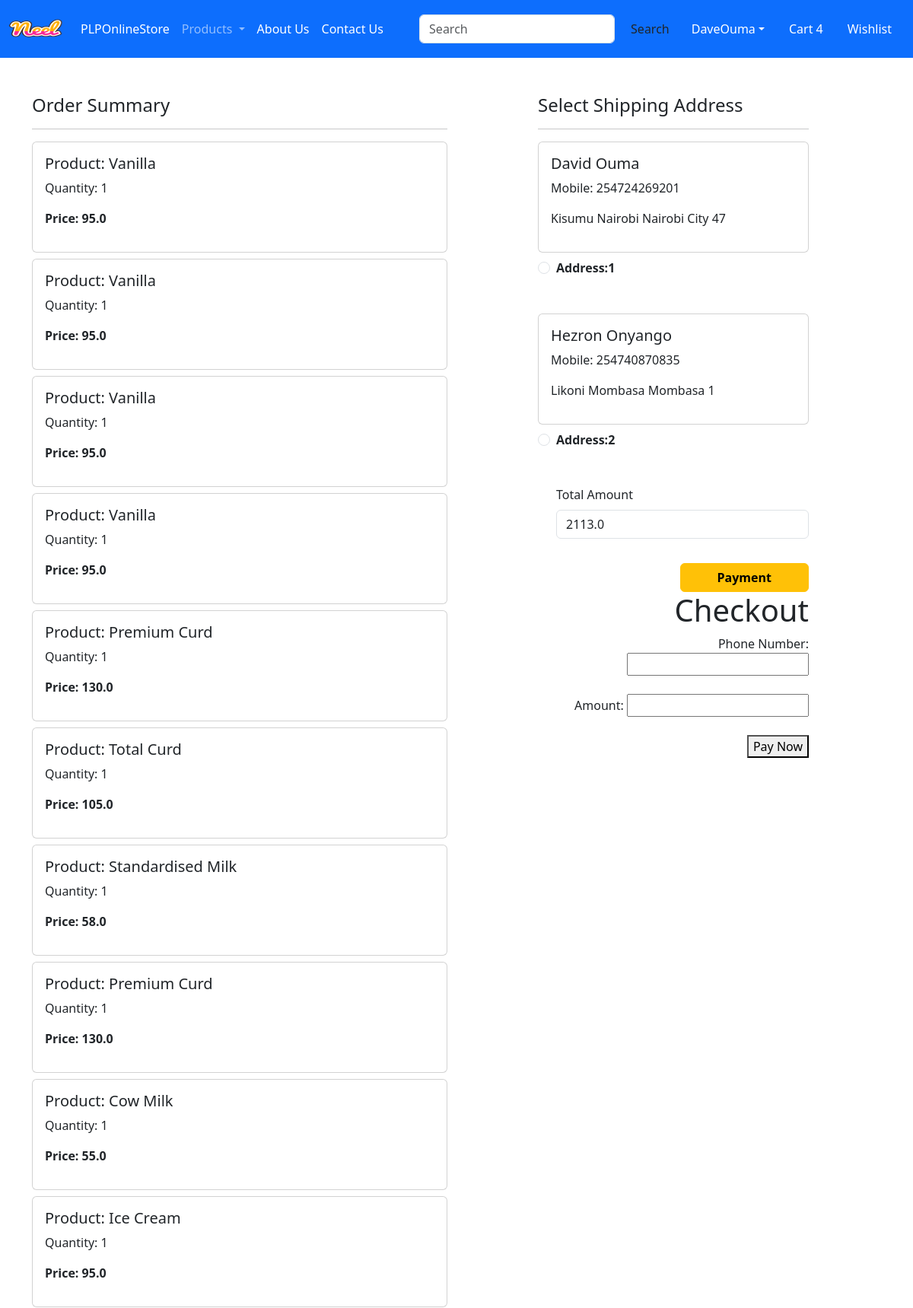
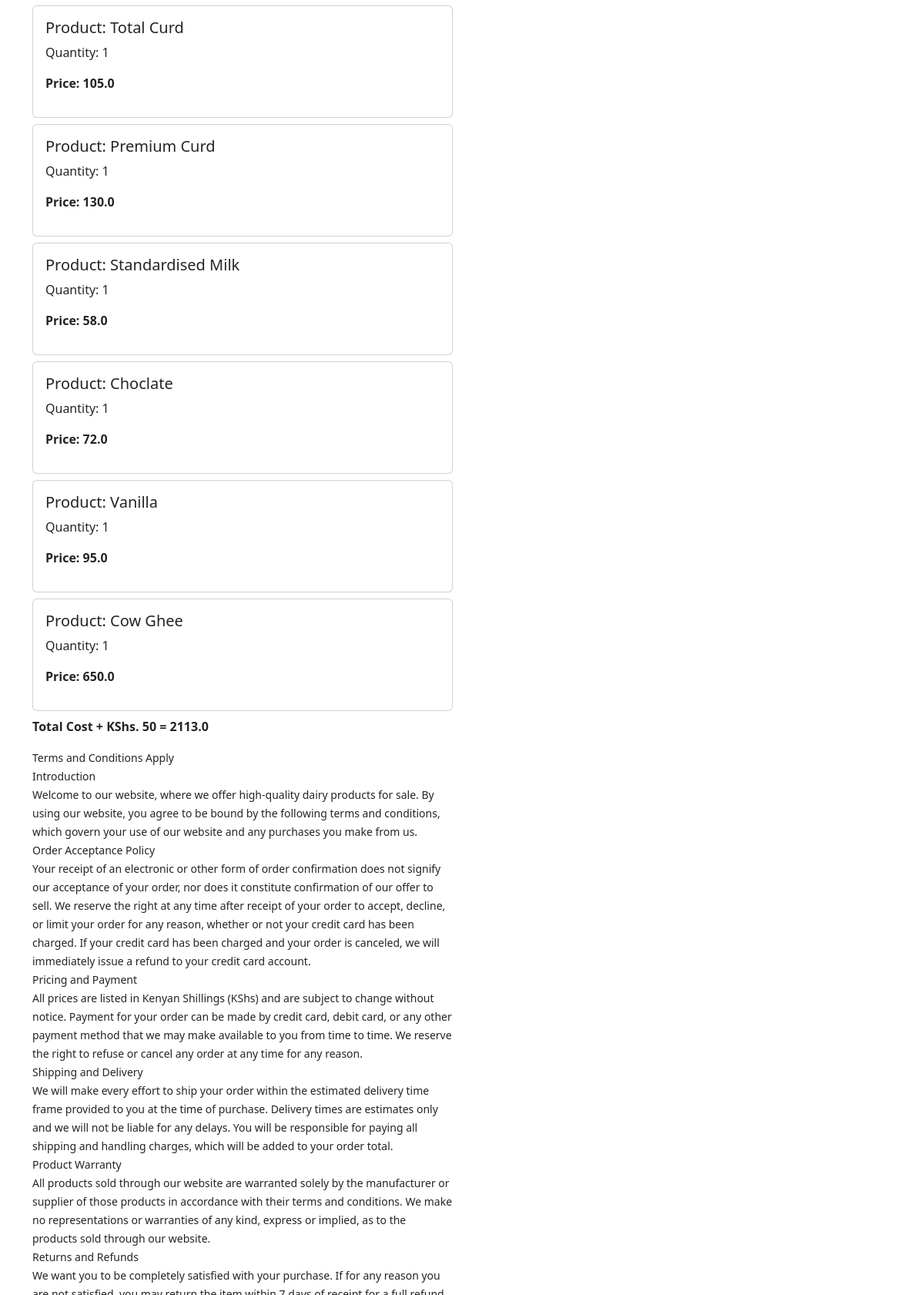
Screenshot of /checkout/ (signed in, upper part) with the database file from the repository (2 pictures, top to bottom).
### app/models.py (models this page shows, shortened)
class Cart(models.Model):
    user = models.ForeignKey(User, on_delete=models.CASCADE)
    product = models.ForeignKey(Product, on_delete=models.CASCADE)
    quantity = models.PositiveIntegerField(default=1)

class Product(models.Model):
    title = models.CharField(max_length=100)
    selling_price = models.FloatField()
    discounted_price = models.FloatField()
    description = models.TextField()
    composition = models.TextField(default='')
    prodapp =  models.TextField(default='')
    category = models.CharField(choices=CATEGORY_CHOICES, max_length=2)
    product_image = models.ImageField(upload_to='product')

class Customer(models.Model):
    user = models.ForeignKey(User, on_delete=models.CASCADE)
    name = models.CharField(max_length=250)
    locality = models.CharField(max_length=250)
    city = models.CharField(max_length=50)
    mobile = models.IntegerField()
    zipcode = models.IntegerField()
    county = models.CharField(choices=COUNTY_CHOICES, max_length=100)

### app/views.py (the view)
# urls.py: path('checkout/', views.checkout.as_view(), name="checkout"),
class checkout(View):
    def get(self,request):
        user = request.user
        add= Customer.objects.filter(user=user)
        cart_items= Cart.objects.filter(user=user)
        famount= 0
        for p in cart_items:
            value =p.quantity * p.product.discounted_price
            famount = famount + value
        totalamount = famount + 50
        return render(request,'app/checkout.html', locals())

### app/templates/app/checkout.html (shortened to what this page needs)
{% extends 'app/base.html' %}
{% load static %}
{% block main-content %}
<div class="container">
    <div class="row mt-5">
        <div class="col-sm-6">
            <h4>Order Summary</h4>
            <hr>
            {% for item in cart_items %}
            <div class="card mb-2">
                <div class="card-body">
                    <h5>Product: {{item.product.title}}</h5>
                    <p>Quantity: {{item.quantity}}</p>
                    <p class="fw-bold">Price: {{item.product.discounted_price}}</p>
                </div>
            </div>
            {% endfor %}
            <p class="fw-bold">Total Cost + KShs. 50 = {{totalamount}}</p>
            <small>
                <emp> Terms and Conditions Apply</emp>
                <br>Introduction<br>
                Welcome to our website, where we offer high-quality dairy products for sale. By using our website, you agree to be bound by the following terms and conditions, which govern your use of our website and any purchases you make from us.
                <br>Order Acceptance Policy<br>
                Your receipt of an electronic or other form of order confirmation does not signify our acceptance of your order, nor does it constitute confirmation of our offer to sell. We reserve the right at any time after receipt of your order to accept, decline, or limit your order for any reason, whether or not your credit card has been charged. If your credit card has been charged and your order is canceled, we will immediately issue a refund to your credit card account.
                <br>Pricing and Payment<br>
                All prices are listed in Kenyan Shillings (KShs) and are subject to change without notice. Payment for your order can be made by credit card, debit card, or any other payment method that we may make available to you from time to time. We reserve the right to refuse or cancel any order at any time for any reason.
                <br> Shipping and Delivery<br>
                We will make every effort to ship your order within the estimated delivery time frame provided to you at the time of purchase. Delivery times are estimates only and we will not be liable for any delays. You will be responsible for paying all shipping and handling charges, which will be added to your order total.
                <br>Product Warranty<br>
                All products sold through our website are warranted solely by the manufacturer or supplier of those products in accordance with their terms and conditions. We make no representations or warranties of any kind, express or implied, as to the products sold through our website.
                <br>Returns and Refunds<br>
                <br> Limitation of Liability<br>
                <br>Governing Law and Jurisdiction<br>
                <br>Changes to Terms and Conditions<br>
                <br>Contact Us<br>
            </small>
        </div>
        <div class="col-sm-4 offset-sm-1">
            <h4>Select Shipping Address</h4>
            <hr>
            <form method="post" id="myform">
                {% for ad in add %}
                <div class="card">
                    <div class="card-body">
                        <h5>{{ad.name}}</h5>
                        <p>Mobile: {{ad.mobile}}</p>
                        <p>{{ad.locality}} {{ad.city}} {{ad.county}} {{ad.zipcode}}</p>
                    </div>
                </div>
                  <div class="form-check mt-2 mb-5">
                    <input class="form-check-input" type="radio" name="custid" id="custadd{{forloop.counter}}" value="{{ad.id}}">
                    <label class="form-check-label fw-bold" for="custadd{{forloop.counter}}"> Address:{{forloop.counter}} </label>
                  </div>
                {% endfor %}
                <div class="form-check mb-3">
                    <label for="totamount" class="form-label">Total Amount</label>
                    <input type="number" class="form-control" name="totamount" value={{totalamount}} readonly>
                </div>
                <div class="text-end">
                    <button id="mpsp-button1" type="submit" class="btn btn-warning mt-3 px-5 fw-bold">Payment</button>
                    {% block content %}
                    <h1>Checkout</h1>
                    <form id="payment-form">
                      <label for="phone-number">Phone Number:</label>
                      <input type="text" id="phone-number" name="phone-number"><br><br>
                      <label for="amount">Amount:</label>
                      <input type="text" id="amount" name="amount"><br><br>
                      <button type="submit">Pay Now</button>
                    </form>
                  {% endblock %}
                </div>
            </form>
        </div>
    </div>
</div>
{% endblock main-content %}

### rows the page displays
Cart: product "Vanilla", quantity "1", product.discounted_price "95.0"
Cart: product "Vanilla", quantity "1", product.discounted_price "95.0"
Cart: product "Vanilla", quantity "1", product.discounted_price "95.0"
Cart: product "Vanilla", quantity "1", product.discounted_price "95.0"
Cart: product "Premium Curd", quantity "1", product.discounted_price "130.0"
Cart: product "Total Curd", quantity "1", product.discounted_price "105.0"
Cart: product "Standardised Milk", quantity "1", product.discounted_price "58.0"
Cart: product "Premium Curd", quantity "1", product.discounted_price "130.0"
Cart: product "Cow Milk", quantity "1", product.discounted_price "55.0"
Cart: product "Ice Cream", quantity "1", product.discounted_price "95.0"
Cart: product "Total Curd", quantity "1", product.discounted_price "105.0"
Cart: product "Premium Curd", quantity "1", product.discounted_price "130.0"
Cart: product "Standardised Milk", quantity "1", product.discounted_price "58.0"
Cart: product "Choclate", quantity "1", product.discounted_price "72.0"
Cart: product "Vanilla", quantity "1", product.discounted_price "95.0"
Cart: product "Cow Ghee", quantity "1", product.discounted_price "650.0"
Customer: name "David Ouma", mobile "254724269201", locality "Kisumu", city "Nairobi", county "Nairobi City", zipcode "47"
Customer: name "Hezron Onyango", mobile "254740870835", locality "Likoni", city "Mombasa", county "Mombasa", zipcode "1"

### other values shown
{{ totalamount }} "2113.0"
